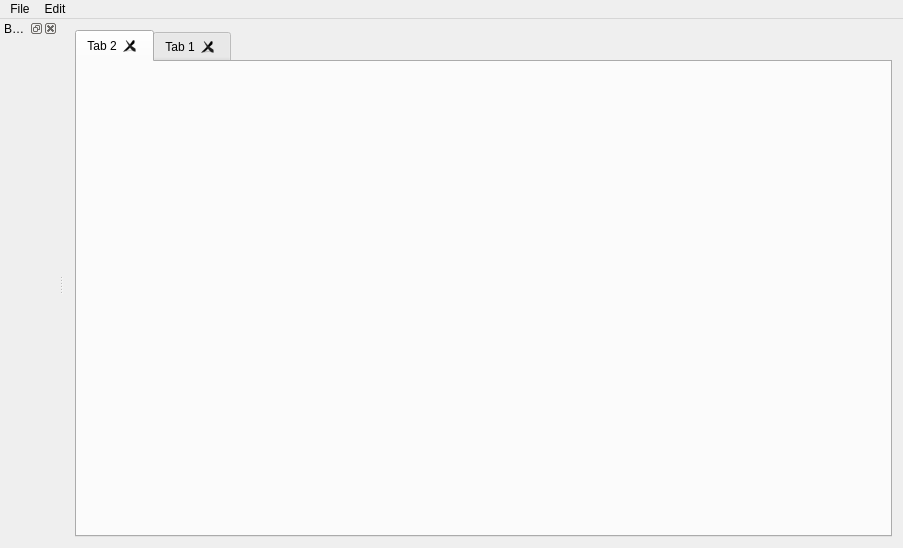
<?xml version="1.0" encoding="UTF-8"?>
<ui version="4.0">
 <class>MainWindow</class>
 <widget class="QMainWindow" name="MainWindow">
  <property name="geometry">
   <rect>
    <x>0</x>
    <y>0</y>
    <width>903</width>
    <height>548</height>
   </rect>
  </property>
  <property name="windowTitle">
   <string>MainWindow</string>
  </property>
  <widget class="QWidget" name="centralWidget">
   <layout class="QGridLayout" name="gridLayout">
    <item row="0" column="0">
     <widget class="QTabWidget" name="tabWidget">
      <property name="tabShape">
       <enum>QTabWidget::Rounded</enum>
      </property>
      <property name="currentIndex">
       <number>0</number>
      </property>
      <property name="documentMode">
       <bool>false</bool>
      </property>
      <property name="tabsClosable">
       <bool>true</bool>
      </property>
      <property name="movable">
       <bool>true</bool>
      </property>
      <widget class="QWidget" name="tab_2">
       <attribute name="title">
        <string>Tab 2</string>
       </attribute>
      </widget>
      <widget class="QWidget" name="tab">
       <attribute name="title">
        <string>Tab 1</string>
       </attribute>
      </widget>
     </widget>
    </item>
   </layout>
  </widget>
  <widget class="QMenuBar" name="menuBar">
   <property name="geometry">
    <rect>
     <x>0</x>
     <y>0</y>
     <width>903</width>
     <height>22</height>
    </rect>
   </property>
   <widget class="QMenu" name="menuFile">
    <property name="title">
     <string>File</string>
    </property>
   </widget>
   <widget class="QMenu" name="menuEdit">
    <property name="title">
     <string>Edit</string>
    </property>
   </widget>
   <addaction name="menuFile"/>
   <addaction name="menuEdit"/>
  </widget>
  <widget class="QDockWidget" name="dockWidget">
   <property name="windowTitle">
    <string>Bookmarks</string>
   </property>
   <attribute name="dockWidgetArea">
    <number>1</number>
   </attribute>
   <widget class="QWidget" name="dockWidgetContents"/>
  </widget>
 </widget>
 <layoutdefault spacing="6" margin="11"/>
 <resources/>
 <connections/>
</ui>
